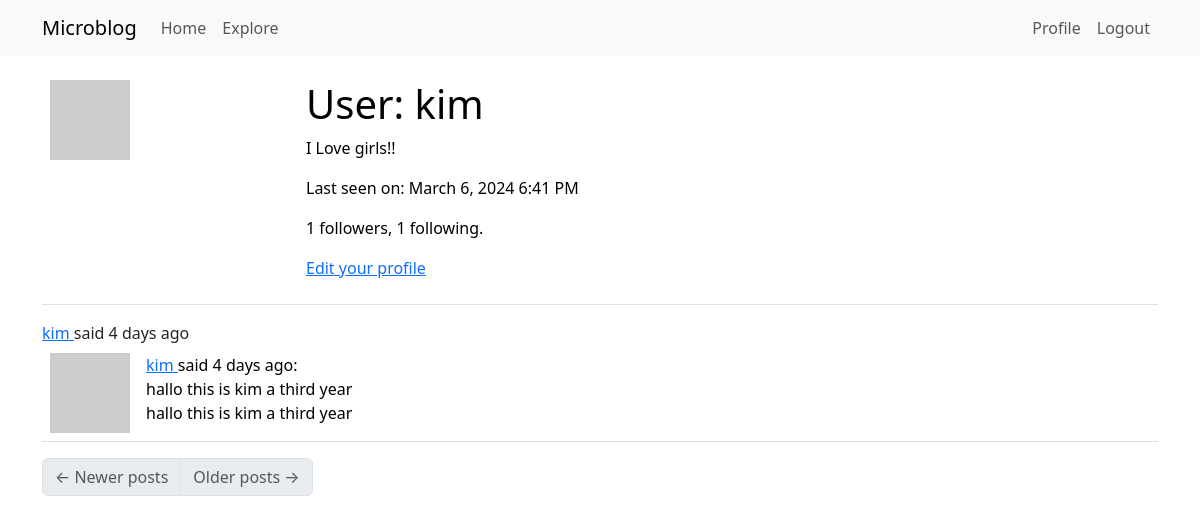
/user/kim (signed in), run on an earlier commit of the app's database.
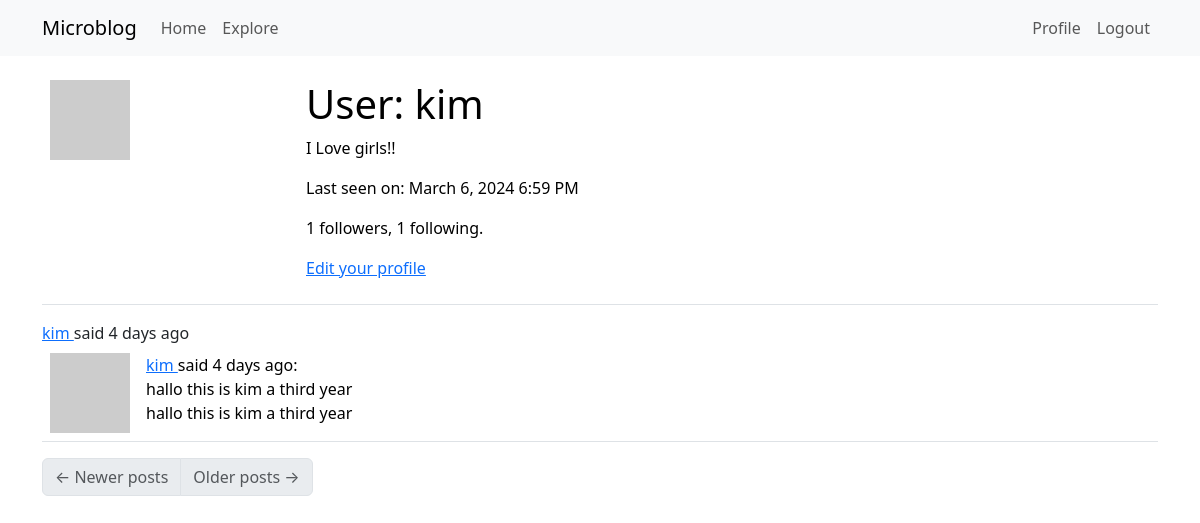
And on a later commit of the database.
### app/models.py (models this page shows, shortened)
class User(UserMixin, db.Model):
    id = db.Column(db.Integer, primary_key=True)
    username = db.Column(db.String(64), index=True, unique=True)
    email = db.Column(db.String(120), index=True, unique=True)
    password_hash = db.Column(db.String(128))
    posts = db.relationship('Post', backref='author', lazy='dynamic')
    about_me = db.Column(db.String(140))
    last_seen = db.Column(db.DateTime, default=datetime.utcnow)
    def avatar(self, size):
        digest = md5(self.email.lower().encode('utf-8')).hexdigest()
        return 'https://www.gravatar.com/avatar/{}?d=identicon&s={}'.format(
            digest, size)
    def followers_count(self):
        query = sa.select(sa.func.count()).select_from(
            self.followers.select().subquery())
        return db.session.scalar(query)
    def following_count(self):
        query = sa.select(sa.func.count()).select_from(
            self.following.select().subquery())
        return db.session.scalar(query)
    following: so.WriteOnlyMapped['User'] = so.relationship(
        secondary=followers, primaryjoin=(followers.c.follower_id == id),
        secondaryjoin=(followers.c.followed_id == id),
        back_populates='followers')
    followers: so.WriteOnlyMapped['User'] = so.relationship(
        secondary=followers, primaryjoin=(followers.c.followed_id == id),
        secondaryjoin=(followers.c.follower_id == id),
        back_populates='following')

class Post(db.Model):
    id = db.Column(db.Integer, primary_key=True)
    body = db.Column(db.String(140))
    timestamp = db.Column(db.DateTime, index=True, default=datetime.utcnow)
    user_id = db.Column(db.Integer, db.ForeignKey('user.id'))
    @login.user_loader
    def load_user(id):
                return User.query.get(int(id))

### app/routes.py (the view)
@app.route('/user/<username>')
@login_required
def user(username):
    user = db.first_or_404(sa.select(User).where(User.username == username))
    page = request.args.get('page', 1, type=int)
    query = user.posts.order_by(Post.timestamp.desc())
    posts = db.paginate(query, page=page,
                        per_page=app.config['POSTS_PER_PAGE'],
                        error_out=False)
    next_url = url_for('user', username=user.username, page=posts.next_num) \
        if posts.has_next else None
    prev_url = url_for('user', username=user.username, page=posts.prev_num) \
        if posts.has_prev else None
    form = EmptyForm()
    return render_template('user.html', user=user, posts=posts.items,
                           next_url=next_url, prev_url=prev_url, form=form)

### app/__init__.py (called while the page is built)
def get_locale():
    return 'es'

### app/routes.py (called while the page is built)
@app.before_request
def before_request():
    if current_user.is_authenticated:
      current_user.last_seen = datetime.utcnow()
    db.session.commit()
    g.locale = str(get_locale())

### app/templates/user.html (shortened to what this page needs)
{% extends "base.html" %}
{% block content %}
    <table class="table table-hover">
        <tr>
            <td width="256px"><img src="{{ user.avatar(256) }}"></td>
            <td>
                <h1>User: {{ user.username }}</h1>
                {% if user.about_me %}<p>{{ user.about_me }}</p>{% endif %}
                {% if user.last_seen %}
<p>Last seen on: {{ moment(user.last_seen).format('LLL') }}</p>
{% endif %}
                <p>{{ user.followers_count() }} followers, {{ user.following_count() }} following.</p>
                {% if user == current_user %}
                <p><a href="{{ url_for('edit_profile') }}">Edit your profile</a></p>
                {% endif %}
            </td>
        </tr>
    </table>
    {% for post in posts %}
        {% include '_post.html' %}
    {% endfor %}
    <nav aria-label="Post navigation">
        <ul class="pagination">
            <li class="page-item{% if not prev_url %} disabled{% endif %}">
                <a class="page-link" href="{{ prev_url }}">
                    <span aria-hidden="true">&larr;</span> Newer posts
                </a>
            </li>
            <li class="page-item{% if not next_url %} disabled{% endif %}">
                <a class="page-link" href="{{ next_url }}">
                    Older posts <span aria-hidden="true">&rarr;</span>
                </a>
            </li>
        </ul>
    </nav>
{% endblock %}

### app/templates/base.html (shortened to what this page needs)
<!doctype html>
<html lang="en">
  <head>
    <link
        href="https://cdn.jsdelivr.net/npm/bootstrap@5.3.2/dist/css/bootstrap.min.css"
        rel="stylesheet"
>
  </head>
  <body>
    <nav class="navbar navbar-expand-lg bg-body-tertiary">
      <div class="container">
        <a class="navbar-brand" href="{{ url_for('index') }}">Microblog</a>
        <div class="collapse navbar-collapse" id="navbarSupportedContent">
          <ul class="navbar-nav me-auto mb-2 mb-lg-0">
            <li class="nav-item">
              <a class="nav-link" aria-current="page" href="{{ url_for('index') }}">Home</a>
            </li>
            <li class="nav-item">
              <a class="nav-link" aria-current="page" href="{{ url_for('explore') }}">Explore</a>
            </li>
          </ul>
          <ul class="navbar-nav mb-2 mb-lg-0">
            {% if current_user.is_anonymous %}
            <li class="nav-item">
              <a class="nav-link" aria-current="page" href="{{ url_for('login') }}">Login</a>
            </li>
            {% else %}
            <li class="nav-item">
              <a class="nav-link" aria-current="page" href="{{ url_for('user', username=current_user.username) }}">Profile</a>
            </li>
            <li class="nav-item">
              <a class="nav-link" aria-current="page" href="{{ url_for('logout') }}">Logout</a>
            </li>
            {% endif %}
          </ul>
        </div>
      </div>
    </nav>
    <div class="container mt-3">
      {% block content %}{% endblock %}
    </div>
  </body>
</html>

### app/templates/_post.html (shortened to what this page needs)
<table class="table table-hover">
    <tr>
        <td width="70px">
            <a href="{{ url_for('user', username=post.author.username) }}">
                <img src="{{ post.author.avatar(70) }}" />
            </a>
        </td>
        <td>
            <a href="{{ url_for('user', username=post.author.username) }}">
                {{ post.author.username }}
                </a>
                said {{ moment(post.timestamp).fromNow() }}:
                <br>
                {{ post.body }}
            <br>
            {{ post.body }}
        </td>
    </tr>
    <tr>
        {{ _('%(username)s said %(when)s',
            username=user_link, when=moment(post.timestamp).fromNow()) }}
    </tr>
</table>

What changed in the data, as far as the page shows it:
changed User "kim": last_seen "March 6, 2024 6:41 PM" → "March 6, 2024 6:59 PM"
